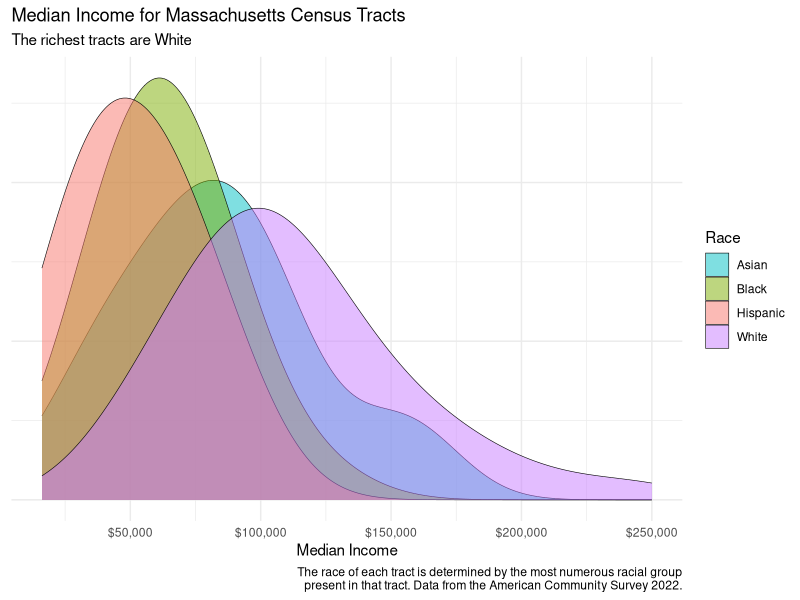

Reproduce this figure in R.
## ---- chunk 1
#| message: false
#| label: setup
library(tidyverse)
library(scales)
## ---- chunk 2
#| warning: false
nyc_tracts<-read_csv(file="./mass-tracts.csv")
# Create the density plot
nyc_tracts|>
  drop_na()|>
    ggplot(aes(x = med_income, fill = race, color = race)) +
    geom_density(alpha = 0.5,
               color="black",
               size=0.2,
               bw=20000) +
    scale_x_continuous(labels = dollar_format()) +
    scale_fill_manual(values = c("Hispanic" = "#F8766D", 
                               "Black" = "#7CAE00", 
                               "Asian" = "#00BFC4", 
                               "White" = "#C77CFF")) +
    theme_minimal() +
    labs(
      title = "Median Income for Massachusetts Census Tracts",
      subtitle = "The richest tracts are White",
      x = "Median Income",
      y = NULL,
      fill = "Race",
      color = "Race",
      caption = "The race of each tract is determined by the most numerous racial group\npresent in that tract. Data from the American Community Survey 2022.") +
    theme(
      #plot.title = element_text(size = 20, face = "bold"),
      #plot.subtitle = element_text(size = 14),
      #plot.caption = element_text(size = 10),
      #legend.position = "right"
      axis.ticks.y = element_blank(),
      axis.text.y = element_blank())
    
    
